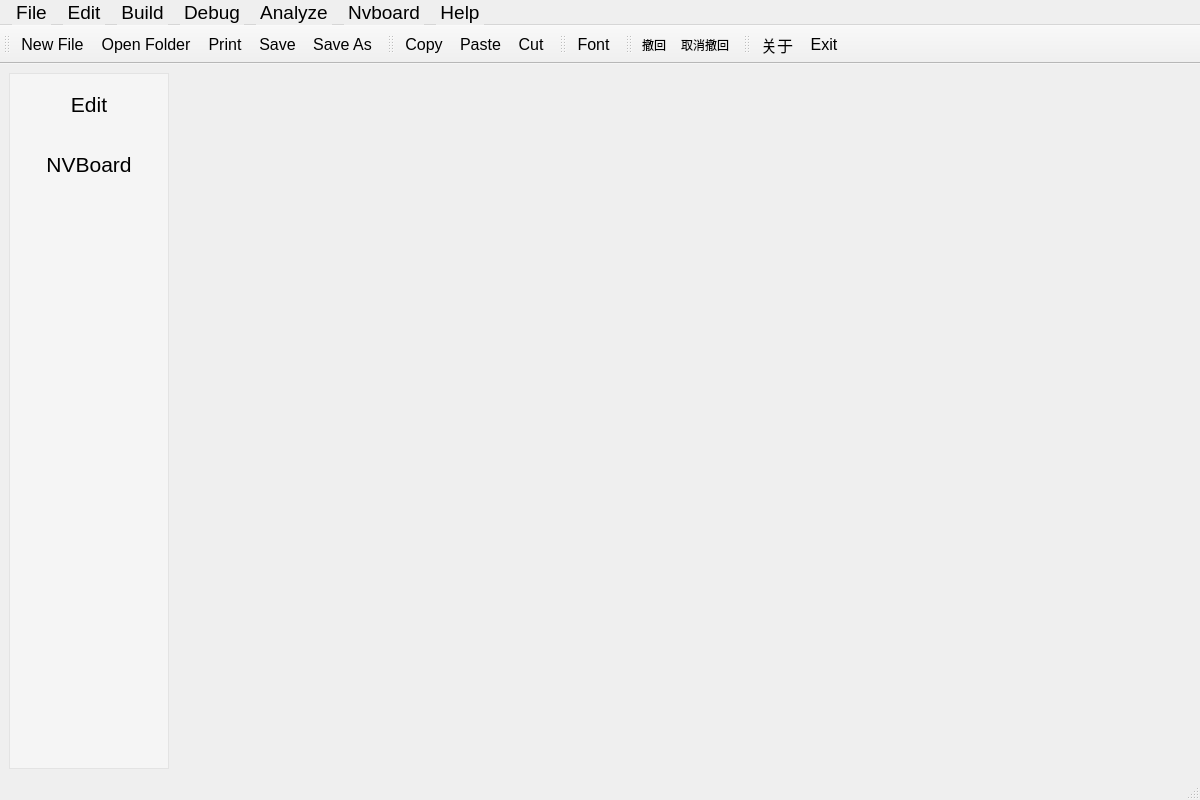
<?xml version="1.0" encoding="UTF-8"?>
<ui version="4.0">
 <class>MainWindow</class>
 <widget class="QMainWindow" name="MainWindow">
  <property name="geometry">
   <rect>
    <x>0</x>
    <y>0</y>
    <width>1200</width>
    <height>800</height>
   </rect>
  </property>
  <property name="font">
   <font>
    <pointsize>12</pointsize>
   </font>
  </property>
  <property name="windowTitle">
   <string>Demo-Notepad</string>
  </property>
  <property name="windowIcon">
   <iconset resource="../res/images.qrc">
    <normaloff>:/images/images/pencil.png</normaloff>:/images/images/pencil.png</iconset>
  </property>
  <property name="styleSheet">
   <string notr="true">
  QMenuBar {
      background-color: qlineargradient(x1:0, y1:0, x2:0, y2:1,
                                        stop:0 lightgray, stop:1 darkgray);
      spacing: 12px; /* spacing between menu bar items */
	  color:blcak;
  }

  QMenuBar::item {
      padding: 1px 4px;
      background: transparent;
      border-radius: 4px;
  }

  QMenuBar::item:selected { /* when selected using mouse or keyboard */
      background: #a8a8a8;
  }

  QMenuBar::item:pressed {
      background: #888888;
  }</string>
  </property>
  <widget class="QWidget" name="centralwidget">
   <layout class="QHBoxLayout" name="horizontalLayout">
    <item>
     <widget class="QListWidget" name="listWidget">
      <property name="minimumSize">
       <size>
        <width>160</width>
        <height>0</height>
       </size>
      </property>
      <property name="maximumSize">
       <size>
        <width>160</width>
        <height>16777215</height>
       </size>
      </property>
      <property name="styleSheet">
       <string notr="true">QListWidget#listWidget{
	background-color: rgba(255, 255, 255,96);	
    /*border-radius: 40px;*/
	font-size:20px;
}
QListWidget#listWidget::item {
	color: black;
    border-radius: 40px;
    border:none;
    height: 60px;
    text-align: center; /* 设置文本居中 */
}
QListWidget#listWidget::item:selected {
    background-color: rgba(0, 255, 0,99);	
    color:white;
}</string>
      </property>
      <item>
       <property name="text">
        <string>Edit</string>
       </property>
       <property name="font">
        <font>
         <pointsize>16</pointsize>
        </font>
       </property>
       <property name="textAlignment">
        <set>AlignCenter</set>
       </property>
      </item>
      <item>
       <property name="text">
        <string>NVBoard</string>
       </property>
       <property name="font">
        <font>
         <pointsize>16</pointsize>
        </font>
       </property>
       <property name="textAlignment">
        <set>AlignCenter</set>
       </property>
      </item>
     </widget>
    </item>
    <item>
     <widget class="QStackedWidget" name="stackedWidget">
      <widget class="QWidget" name="page"/>
      <widget class="QWidget" name="page_2">
       <layout class="QVBoxLayout" name="verticalLayout_2">
        <item>
         <widget class="QLabel" name="label_2">
          <property name="font">
           <font>
            <pointsize>100</pointsize>
           </font>
          </property>
          <property name="text">
           <string>NVBOARD</string>
          </property>
          <property name="alignment">
           <set>Qt::AlignCenter</set>
          </property>
         </widget>
        </item>
       </layout>
      </widget>
     </widget>
    </item>
   </layout>
  </widget>
  <widget class="QMenuBar" name="menubar">
   <property name="geometry">
    <rect>
     <x>0</x>
     <y>0</y>
     <width>1200</width>
     <height>27</height>
    </rect>
   </property>
   <property name="font">
    <font>
     <pointsize>14</pointsize>
    </font>
   </property>
   <widget class="QMenu" name="menu">
    <property name="title">
     <string>File</string>
    </property>
    <widget class="QMenu" name="recent">
     <property name="font">
      <font>
       <pointsize>20</pointsize>
      </font>
     </property>
     <property name="title">
      <string>Open Recent</string>
     </property>
    </widget>
    <addaction name="new_file"/>
    <addaction name="open_dir"/>
    <addaction name="recent"/>
    <addaction name="separator"/>
    <addaction name="save_file"/>
    <addaction name="save_as"/>
    <addaction name="separator"/>
    <addaction name="print"/>
    <addaction name="separator"/>
    <addaction name="exit"/>
   </widget>
   <widget class="QMenu" name="menu_2">
    <property name="title">
     <string>Edit</string>
    </property>
    <addaction name="copy"/>
    <addaction name="paste"/>
    <addaction name="cut"/>
    <addaction name="separator"/>
    <addaction name="font"/>
    <addaction name="separator"/>
   </widget>
   <widget class="QMenu" name="menu_3">
    <property name="title">
     <string>Build</string>
    </property>
    <addaction name="about"/>
   </widget>
   <widget class="QMenu" name="menuNvboard">
    <property name="title">
     <string>Nvboard</string>
    </property>
    <addaction name="separator"/>
   </widget>
   <widget class="QMenu" name="menuHelp">
    <property name="title">
     <string>Help</string>
    </property>
    <addaction name="actionAbout"/>
   </widget>
   <widget class="QMenu" name="menuDebug">
    <property name="title">
     <string>Debug</string>
    </property>
   </widget>
   <widget class="QMenu" name="menuAnalyze">
    <property name="title">
     <string>Analyze</string>
    </property>
   </widget>
   <addaction name="menu"/>
   <addaction name="menu_2"/>
   <addaction name="menu_3"/>
   <addaction name="menuDebug"/>
   <addaction name="menuAnalyze"/>
   <addaction name="menuNvboard"/>
   <addaction name="menuHelp"/>
  </widget>
  <widget class="QToolBar" name="toolBar">
   <property name="windowTitle">
    <string>toolBar</string>
   </property>
   <attribute name="toolBarArea">
    <enum>TopToolBarArea</enum>
   </attribute>
   <attribute name="toolBarBreak">
    <bool>false</bool>
   </attribute>
   <addaction name="new_file"/>
   <addaction name="open_dir"/>
   <addaction name="print"/>
   <addaction name="save_file"/>
   <addaction name="save_as"/>
  </widget>
  <widget class="QToolBar" name="toolBar_2">
   <property name="windowTitle">
    <string>toolBar_2</string>
   </property>
   <attribute name="toolBarArea">
    <enum>TopToolBarArea</enum>
   </attribute>
   <attribute name="toolBarBreak">
    <bool>false</bool>
   </attribute>
   <addaction name="copy"/>
   <addaction name="paste"/>
   <addaction name="cut"/>
  </widget>
  <widget class="QToolBar" name="toolBar_3">
   <property name="windowTitle">
    <string>toolBar_3</string>
   </property>
   <attribute name="toolBarArea">
    <enum>TopToolBarArea</enum>
   </attribute>
   <attribute name="toolBarBreak">
    <bool>false</bool>
   </attribute>
   <addaction name="font"/>
  </widget>
  <widget class="QToolBar" name="toolBar_4">
   <property name="windowTitle">
    <string>toolBar_4</string>
   </property>
   <attribute name="toolBarArea">
    <enum>TopToolBarArea</enum>
   </attribute>
   <attribute name="toolBarBreak">
    <bool>false</bool>
   </attribute>
   <addaction name="undo"/>
   <addaction name="redo"/>
  </widget>
  <widget class="QToolBar" name="toolBar_5">
   <property name="windowTitle">
    <string>toolBar_5</string>
   </property>
   <attribute name="toolBarArea">
    <enum>TopToolBarArea</enum>
   </attribute>
   <attribute name="toolBarBreak">
    <bool>false</bool>
   </attribute>
   <addaction name="about"/>
   <addaction name="exit"/>
  </widget>
  <widget class="QStatusBar" name="statusbar"/>
  <action name="new_file">
   <property name="icon">
    <iconset resource="../res/images.qrc">
     <normaloff>:/images/images/new.png</normaloff>:/images/images/new.png</iconset>
   </property>
   <property name="text">
    <string>New File</string>
   </property>
   <property name="font">
    <font>
     <pointsize>12</pointsize>
    </font>
   </property>
   <property name="shortcut">
    <string>Ctrl+N</string>
   </property>
  </action>
  <action name="open_dir">
   <property name="icon">
    <iconset resource="../res/images.qrc">
     <normaloff>:/images/images/open.png</normaloff>:/images/images/open.png</iconset>
   </property>
   <property name="text">
    <string>Open Folder</string>
   </property>
   <property name="toolTip">
    <string>打开文件夹</string>
   </property>
   <property name="font">
    <font>
     <pointsize>12</pointsize>
    </font>
   </property>
   <property name="shortcut">
    <string>Ctrl+O</string>
   </property>
  </action>
  <action name="save_file">
   <property name="icon">
    <iconset resource="../res/images.qrc">
     <normaloff>:/images/images/save.png</normaloff>:/images/images/save.png</iconset>
   </property>
   <property name="text">
    <string>Save</string>
   </property>
   <property name="font">
    <font>
     <pointsize>12</pointsize>
    </font>
   </property>
   <property name="shortcut">
    <string>Ctrl+S</string>
   </property>
  </action>
  <action name="save_as">
   <property name="icon">
    <iconset resource="../res/images.qrc">
     <normaloff>:/images/images/save_as.png</normaloff>:/images/images/save_as.png</iconset>
   </property>
   <property name="text">
    <string>Save As</string>
   </property>
   <property name="font">
    <font>
     <pointsize>12</pointsize>
    </font>
   </property>
   <property name="shortcut">
    <string>Ctrl+Shift+S</string>
   </property>
  </action>
  <action name="paste">
   <property name="icon">
    <iconset resource="../res/images.qrc">
     <normaloff>:/images/images/paste.png</normaloff>:/images/images/paste.png</iconset>
   </property>
   <property name="text">
    <string>Paste</string>
   </property>
   <property name="font">
    <font>
     <pointsize>12</pointsize>
    </font>
   </property>
   <property name="shortcut">
    <string>Ctrl+V</string>
   </property>
  </action>
  <action name="cut">
   <property name="icon">
    <iconset resource="../res/images.qrc">
     <normaloff>:/images/images/cut.png</normaloff>:/images/images/cut.png</iconset>
   </property>
   <property name="text">
    <string>Cut</string>
   </property>
   <property name="font">
    <font>
     <pointsize>12</pointsize>
    </font>
   </property>
   <property name="shortcut">
    <string>Ctrl+X</string>
   </property>
  </action>
  <action name="copy">
   <property name="icon">
    <iconset resource="../res/images.qrc">
     <normaloff>:/images/images/copy.png</normaloff>:/images/images/copy.png</iconset>
   </property>
   <property name="text">
    <string>Copy</string>
   </property>
   <property name="font">
    <font>
     <pointsize>12</pointsize>
    </font>
   </property>
   <property name="shortcut">
    <string>Ctrl+C</string>
   </property>
  </action>
  <action name="font">
   <property name="icon">
    <iconset resource="../res/images.qrc">
     <normaloff>:/images/images/font.png</normaloff>:/images/images/font.png</iconset>
   </property>
   <property name="text">
    <string>Font</string>
   </property>
   <property name="font">
    <font>
     <pointsize>12</pointsize>
    </font>
   </property>
   <property name="shortcut">
    <string>Ctrl+Shift+F</string>
   </property>
  </action>
  <action name="about">
   <property name="icon">
    <iconset resource="../res/images.qrc">
     <normaloff>:/images/images/info.png</normaloff>:/images/images/info.png</iconset>
   </property>
   <property name="text">
    <string>关于</string>
   </property>
   <property name="font">
    <font>
     <pointsize>12</pointsize>
    </font>
   </property>
   <property name="shortcut">
    <string>Ctrl+Shift+I</string>
   </property>
  </action>
  <action name="undo">
   <property name="icon">
    <iconset resource="../res/images.qrc">
     <normaloff>:/images/images/edit_undo.png</normaloff>:/images/images/edit_undo.png</iconset>
   </property>
   <property name="text">
    <string>撤回</string>
   </property>
   <property name="shortcut">
    <string>Ctrl+Z</string>
   </property>
  </action>
  <action name="redo">
   <property name="icon">
    <iconset resource="../res/images.qrc">
     <normaloff>:/images/images/edit_redo.png</normaloff>:/images/images/edit_redo.png</iconset>
   </property>
   <property name="text">
    <string>取消撤回</string>
   </property>
   <property name="shortcut">
    <string>Ctrl+Shift+Z</string>
   </property>
  </action>
  <action name="exit">
   <property name="icon">
    <iconset resource="../res/images.qrc">
     <normaloff>:/images/images/exit.png</normaloff>:/images/images/exit.png</iconset>
   </property>
   <property name="text">
    <string>Exit</string>
   </property>
   <property name="font">
    <font>
     <pointsize>12</pointsize>
    </font>
   </property>
   <property name="shortcut">
    <string>Esc</string>
   </property>
  </action>
  <action name="print">
   <property name="icon">
    <iconset resource="../res/images.qrc">
     <normaloff>:/images/images/print.png</normaloff>:/images/images/print.png</iconset>
   </property>
   <property name="text">
    <string>Print</string>
   </property>
   <property name="font">
    <font>
     <pointsize>12</pointsize>
    </font>
   </property>
   <property name="shortcut">
    <string>Ctrl+P</string>
   </property>
  </action>
  <action name="clear_history">
   <property name="text">
    <string>清除打开历史记录</string>
   </property>
   <property name="shortcut">
    <string>Ctrl+Alt+Shift+C</string>
   </property>
  </action>
  <action name="actionAbout">
   <property name="icon">
    <iconset resource="../res/images.qrc">
     <normaloff>:/images/images/info.png</normaloff>:/images/images/info.png</iconset>
   </property>
   <property name="text">
    <string>About</string>
   </property>
   <property name="font">
    <font>
     <pointsize>12</pointsize>
    </font>
   </property>
  </action>
 </widget>
 <resources>
  <include location="../res/images.qrc"/>
 </resources>
 <connections/>
</ui>
